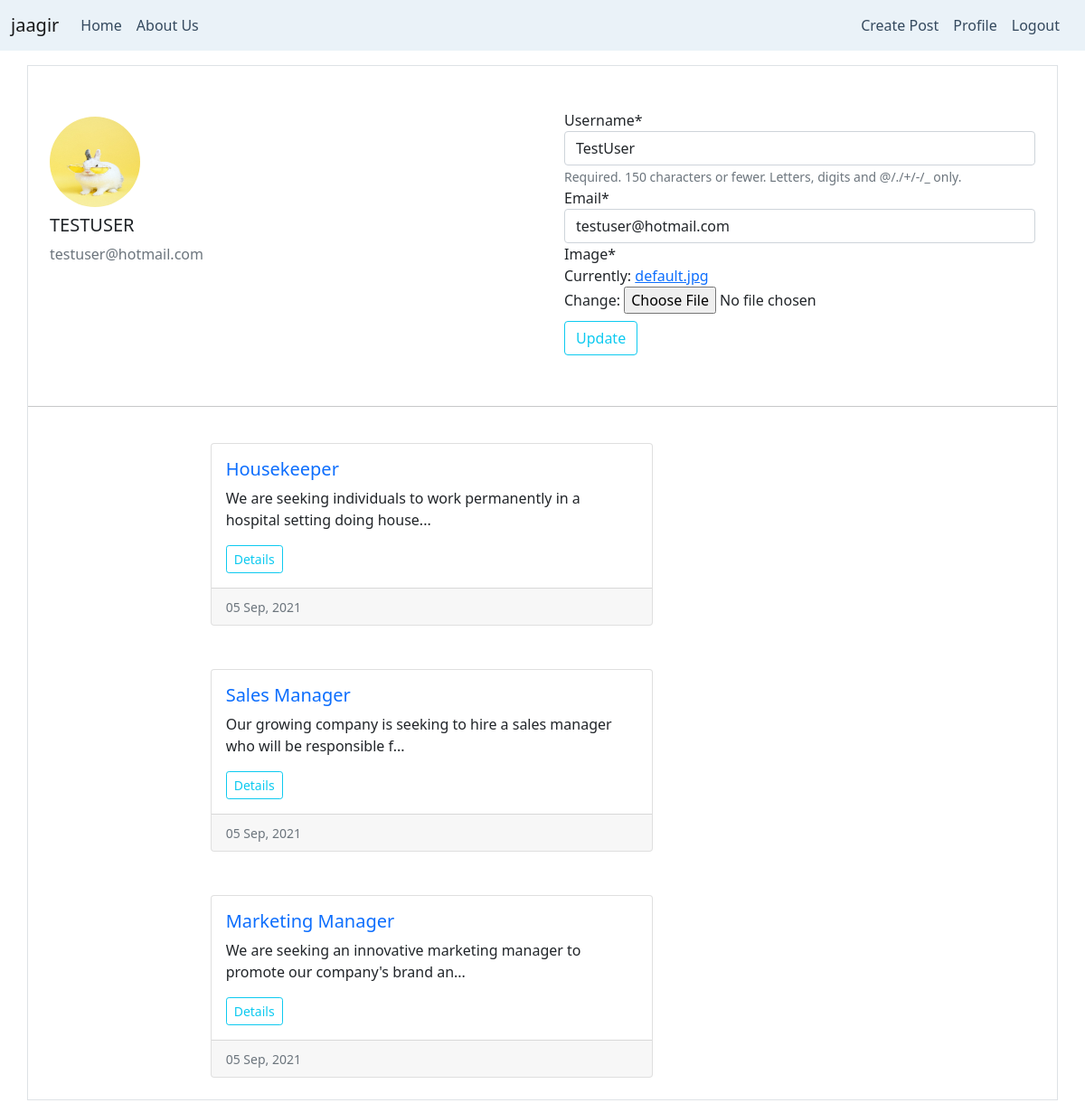
Screenshot of /profile/ (signed in) with the database file from the repository.
### accounts/models.py (models this page shows, shortened)
class Profile(models.Model):
    user    = models.OneToOneField(User, on_delete=models.CASCADE)
    image   = models.ImageField(default='default.jpg', upload_to='profile_img')

### blog/models.py (models this page shows, shortened)
class Post(models.Model):
    title           = models.CharField(max_length=100)
    job_description = models.TextField()
    post_date       = models.DateTimeField(default=timezone.now)
    author          = models.ForeignKey(User, on_delete=models.CASCADE)
    def snippet(self):
        return self.job_description[:80]+'...'

### accounts/views.py (the view)
# urls.py: path('profile/', account_view.profile, name='profile'),
@login_required
def profile(request):
    if request.method == "POST":
        u_form = UserUpdateForm(request.POST, instance= request.user)
        p_form = ProfileUpdateForm(request.POST, request.FILES, instance = request.user.profile)
        if u_form.is_valid() and p_form.is_valid():
            u_form.save()
            p_form.save()
            return redirect('profile')
    else:
        u_form = UserUpdateForm(instance= request.user)
        p_form = ProfileUpdateForm(instance = request.user.profile)
    context = {'u_form' : u_form, 'p_form' : p_form, 'user_post': Post.objects.filter(author=request.user)}
    return render(request, 'accounts/profile.html', context)

### accounts/forms.py
class UserUpdateForm(forms.ModelForm):
    email = forms.EmailField()
    class Meta:
        model = User
        fields = ('username', 'email')

class ProfileUpdateForm(forms.ModelForm):
    class Meta:
        model = Profile
        fields = ['image']

### accounts/templates/accounts/profile.html (shortened to what this page needs)
{% extends 'blog/base.html' %}
{% load crispy_forms_tags %}
{% block content %}
<div class="container">
  <div class="row border my-3">
    <div class="col-6 mx-auto p-4 my-4">
      <img class="rounded-circle my-2"  src="{{user.profile.image.url}}" height="100" width="100" alt="">
      <h5>{{user.username.upper}}</h5>
      <p class="text-muted my-2">{{user.email}}</p>
    </div>
    <div class="col-6 mx-auto p-4 my-4">
      <form  method="post" enctype="multipart/form-data">
        {{u_form|crispy}}
        {{p_form|crispy}}
        <button class="btn btn-outline-info my-2" type="subimt">Update</button>
      </form>
    </div>
    <hr>
    {% for post in user_post %}
      <div class="col-8 mx-auto my-4">
      <div class="card col-8">
        <div class="card-body">
          <h5 class="card-title"><a class="text-decoration-none" href="{% url 'post-detail' post.id %}">{{post.title}}</a></h5>
          <p class="card-text">{{post.snippet}}</p>
          <a class="btn btn-outline-info btn-sm" href="{% url 'post-detail' post.id %}">Details</a>
          </div>
        <div class="card-footer">
        <small class="text-muted">{{post.post_date|date:" d M, Y "}}</small>
      </div>
      </div>
    </div>
    {% endfor %}
      <br>
    </div>
  </div>
{% endblock content %}

### rows the page displays
Post: title "Housekeeper", snippet "We are seeking individuals to work permanently in a hospital setting doing house...", post_date "05 Sep, 2021"
Post: title "Sales Manager", snippet "Our growing company is seeking to hire a sales manager who will be responsible f...", post_date "05 Sep, 2021"
Post: title "Marketing Manager", snippet "We are seeking an innovative marketing manager to promote our company's brand an...", post_date "05 Sep, 2021"

### other values shown
{{ user.username.upper }} "TESTUSER"
{{ user.email }} "testuser@hotmail.com"
